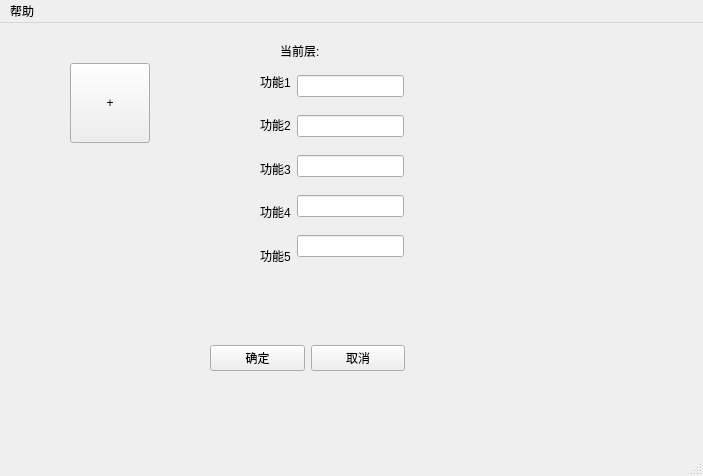
<?xml version="1.0" encoding="UTF-8"?>
<ui version="4.0">
 <class>MainWindow</class>
 <widget class="QMainWindow" name="MainWindow">
  <property name="geometry">
   <rect>
    <x>0</x>
    <y>0</y>
    <width>703</width>
    <height>476</height>
   </rect>
  </property>
  <property name="windowTitle">
   <string>按键编辑</string>
  </property>
  <widget class="QWidget" name="centralwidget">
   <widget class="QPushButton" name="pushButton">
    <property name="geometry">
     <rect>
      <x>70</x>
      <y>40</y>
      <width>80</width>
      <height>80</height>
     </rect>
    </property>
    <property name="text">
     <string>+</string>
    </property>
   </widget>
   <widget class="QWidget" name="layoutWidget">
    <property name="geometry">
     <rect>
      <x>260</x>
      <y>40</y>
      <width>144</width>
      <height>211</height>
     </rect>
    </property>
    <layout class="QHBoxLayout" name="horizontalLayout">
     <item>
      <layout class="QVBoxLayout" name="verticalLayout">
       <item>
        <widget class="QLabel" name="label">
         <property name="text">
          <string>功能1</string>
         </property>
        </widget>
       </item>
       <item>
        <widget class="QLabel" name="label_2">
         <property name="text">
          <string>功能2</string>
         </property>
        </widget>
       </item>
       <item>
        <widget class="QLabel" name="label_3">
         <property name="text">
          <string>功能3</string>
         </property>
        </widget>
       </item>
       <item>
        <widget class="QLabel" name="label_4">
         <property name="text">
          <string>功能4</string>
         </property>
        </widget>
       </item>
       <item>
        <widget class="QLabel" name="label_5">
         <property name="text">
          <string>功能5</string>
         </property>
        </widget>
       </item>
      </layout>
     </item>
     <item>
      <layout class="QVBoxLayout" name="verticalLayout_2">
       <item>
        <widget class="QLineEdit" name="lineEdit_3"/>
       </item>
       <item>
        <widget class="QLineEdit" name="lineEdit_2"/>
       </item>
       <item>
        <widget class="QLineEdit" name="lineEdit_1"/>
       </item>
       <item>
        <widget class="QLineEdit" name="lineEdit_4"/>
       </item>
       <item>
        <widget class="QLineEdit" name="lineEdit_5"/>
       </item>
      </layout>
     </item>
    </layout>
   </widget>
   <widget class="QLabel" name="label_6">
    <property name="geometry">
     <rect>
      <x>280</x>
      <y>20</y>
      <width>111</width>
      <height>16</height>
     </rect>
    </property>
    <property name="text">
     <string>当前层:</string>
    </property>
   </widget>
   <widget class="QWidget" name="">
    <property name="geometry">
     <rect>
      <x>210</x>
      <y>320</y>
      <width>195</width>
      <height>30</height>
     </rect>
    </property>
    <layout class="QHBoxLayout" name="horizontalLayout_2">
     <item>
      <widget class="QPushButton" name="pushButton_ok">
       <property name="text">
        <string>确定</string>
       </property>
      </widget>
     </item>
     <item>
      <widget class="QPushButton" name="pushButton_cancel">
       <property name="text">
        <string>取消</string>
       </property>
      </widget>
     </item>
    </layout>
   </widget>
  </widget>
  <widget class="QMenuBar" name="menubar">
   <property name="geometry">
    <rect>
     <x>0</x>
     <y>0</y>
     <width>703</width>
     <height>26</height>
    </rect>
   </property>
   <widget class="QMenu" name="menu">
    <property name="title">
     <string>帮助</string>
    </property>
    <addaction name="action_3"/>
    <addaction name="action_2"/>
    <addaction name="action"/>
   </widget>
   <addaction name="menu"/>
  </widget>
  <widget class="QStatusBar" name="statusbar"/>
  <action name="action">
   <property name="text">
    <string>联系作者</string>
   </property>
  </action>
  <action name="action_2">
   <property name="text">
    <string>环境搭建</string>
   </property>
  </action>
  <action name="action_3">
   <property name="text">
    <string>开源地址</string>
   </property>
  </action>
 </widget>
 <resources/>
 <connections/>
</ui>
